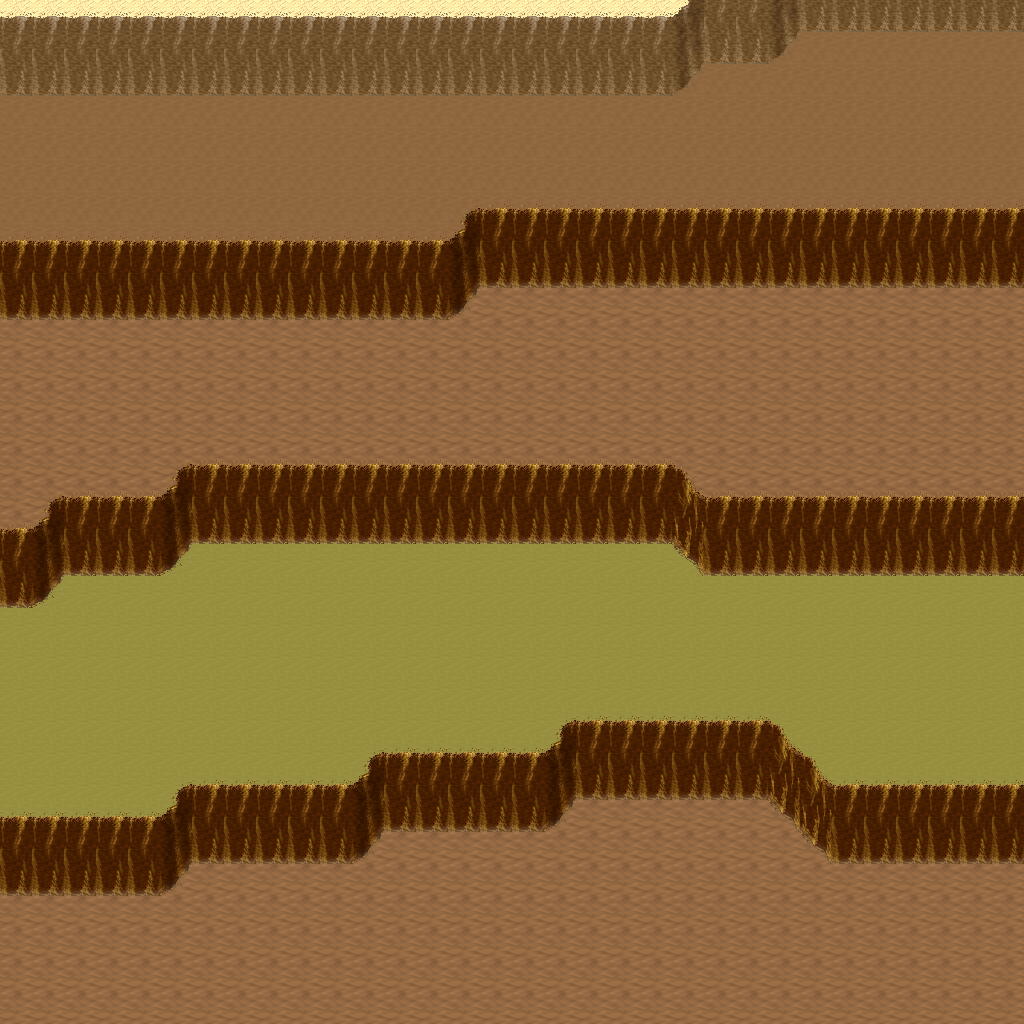

A level layout from a 2D game, rendered from its tile map. Below: a short description, then the map file with tile-grid data replaced by summaries:
An orthogonal 32x32 tile map with 32x32 px tiles, 5 tile layers (Ground, Objects, Objects2, Above, ...), 1 hidden layer not drawn, 8 tilesets.

<map version="1.10" tiledversion="1.11.0" orientation="orthogonal" renderorder="right-down" width="32" height="32" tilewidth="32" tileheight="32" infinite="0" nextlayerid="11" nextobjectid="1">
 <tileset firstgid="1" name="logic_collision" tilewidth="32" tileheight="32" tilecount="1" columns="1">
  <image source="../drawable/logic_collision.png" width="32" height="32" />
 </tileset>
 <tileset firstgid="2" name="ground_ground" tilewidth="32" tileheight="32" tilecount="33" columns="3">
  <image source="../drawable/ground_ground.png" width="96" height="352" />
 </tileset>
 <tileset firstgid="35" name="ground_ridge_earth_pale" tilewidth="32" tileheight="32" tilecount="96" columns="12">
  <image source="../drawable/ground_ridge_earth_pale.png" width="384" height="256" />
 </tileset>
 <tileset firstgid="131" name="ground_ridge_earth_dark" tilewidth="32" tileheight="32" tilecount="96" columns="12">
  <image source="../drawable/ground_ridge_earth_dark.png" width="384" height="256" />
 </tileset>
 <tileset firstgid="227" name="terrain_desert" tilewidth="32" tileheight="32" tilecount="88" columns="8">
  <image source="../drawable/terrain_desert.png" width="256" height="352" />
 </tileset>
 <tileset firstgid="315" name="plant_tree_tree_darkgreen" tilewidth="32" tileheight="32" tilecount="88" columns="8">
  <image source="../drawable/plant_tree_tree_darkgreen.png" width="256" height="352" />
 </tileset>
 <tileset firstgid="403" name="plant_cactus_2" tilewidth="32" tileheight="32" tilecount="10" columns="5">
  <image source="../drawable/plant_cactus_2.png" width="160" height="64" />
 </tileset>
 <tileset firstgid="413" name="ground_sand_2" tilewidth="32" tileheight="32" tilecount="15" columns="5">
  <image source="../drawable/ground_sand_2.png" width="160" height="96" />
 </tileset>
 <layer id="1" name="Ground" width="32" height="32">
  <data>[1024 cells, 1024 non-empty, 4 distinct tile ids]</data>
 </layer>
 <layer id="2" name="Objects" width="32" height="32">
  <data>[1024 cells, 376 non-empty, 17 distinct tile ids]</data>
 </layer>
 <layer id="3" name="Objects2" width="32" height="32">
  <data>[1024 cells, 0 non-empty, 0 distinct tile ids]</data>
 </layer>
 <layer id="4" name="Above" width="32" height="32">
  <data>[1024 cells, 0 non-empty, 0 distinct tile ids]</data>
 </layer>
 <layer id="5" name="Above2" width="32" height="32">
  <data>[1024 cells, 0 non-empty, 0 distinct tile ids]</data>
 </layer>
 <layer id="6" name="Walkable" width="32" height="32" visible="0">
  <data>[1024 cells, 248 non-empty, 1 distinct tile ids]</data>
 </layer>
 <objectgroup id="7" name="Mapevents" />
 <objectgroup id="8" name="Spawn" />
 <objectgroup id="9" name="Keys" />
 <objectgroup id="10" name="Replace" />
</map>
